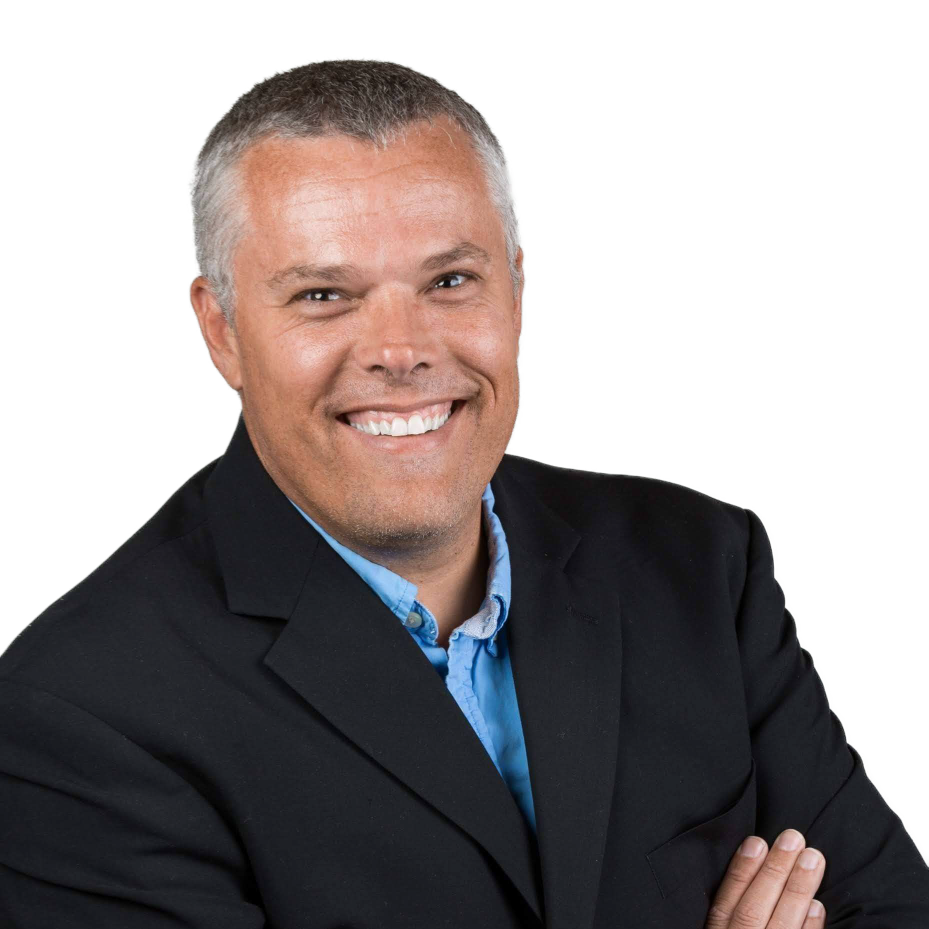
#> input picture tools/adam-heunis-profile-photo_no-bg.png, 1857 x 1857 px, found by its file name (shown at 1/2 size)
$ python build-portrait.py
#> lines starting #> are read from the running program, lines starting #| are printed output that depends on the picture
"""Build the hero portrait used on the home page.

Source is a cut-out headshot with a hand-cleaned alpha channel, kept in this
directory rather than images/ because it is a build input and is never served.
This script does not key anything: it takes that matte as given and only does
the design treatment.

  1. tone to the brand palette - luminance from the photograph, hue and
     saturation from --accent, which is what `mix-blend-mode: color` does;
  2. lift the black point, so the near-black suit still reads as a silhouette
     against a near-black page instead of vanishing into it;
  3. dissolve the lower edge, so the figure emerges from the page rather than
     ending on the cut line where the source frame crops the torso;
  4. pad, then resize in premultiplied space so the transparent region cannot
     bleed a halo into the silhouette on downscale.

Run from the repo root:  python tools/build-portrait.py
"""

import colorsys
import os

import numpy as np
from PIL import Image

SRC = "tools/adam-heunis-profile-photo_no-bg.png"
OUT_STEM = "images/adam-heunis-portrait"

ACCENT = (0xC6, 0xA1, 0x5B)   # --accent
TONE_STRENGTH = 0.34          # how far toward the accent hue to carry it
CONTRAST = 1.06
BLACK_LIFT = 0.13             # keeps the black suit visible on a black page

# The source frame crops the torso at the bottom edge and clips the arm at the
# left below y=71%, so the fade has to start above that to hide both cuts.
DISSOLVE_START, DISSOLVE_END = 0.58, 0.93   # fraction of source height

PAD_TOP, PAD_SIDE, PAD_BOTTOM = 0.04, 0.03, 0.0

# The rendered slot is 196 / 290 / 440 CSS px (see .hero-portrait). 384 is
# here so a phone at DPR 1.5-2 has something to pick that is not two thirds
# larger than the box it lands in.
WIDTHS = (384, 512, 640, 960)


def smoothstep(x, lo, hi):
    t = np.clip((x - lo) / (hi - lo), 0.0, 1.0)
    return t * t * (3 - 2 * t)


def toned(rgb):
    """Grey the photograph, then carry it toward the accent hue."""
    lum = rgb @ np.array([0.2126, 0.7152, 0.0722]) / 255.0
    lum = np.clip((lum - 0.5) * CONTRAST + 0.5, 0.0, 1.0)
    lum = BLACK_LIFT + lum * (1.0 - BLACK_LIFT)

    h, _, s = colorsys.rgb_to_hls(*[c / 255.0 for c in ACCENT])
    ramp = np.array([colorsys.hls_to_rgb(h, v, s) for v in np.linspace(0, 1, 256)])
    tinted = ramp[(lum * 255).astype(np.uint8)]

    grey = np.repeat(lum[:, :, None], 3, axis=2)
    return np.clip(grey * (1 - TONE_STRENGTH) + tinted * TONE_STRENGTH, 0, 1) * 255


def dissolve(alpha):
    y = np.arange(alpha.shape[0]) / alpha.shape[0]
    return alpha * (1.0 - smoothstep(y, DISSOLVE_START, DISSOLVE_END))[:, None]


def pad(rgb, alpha):
    h, w = alpha.shape
    top, bottom = int(h * PAD_TOP), int(h * PAD_BOTTOM)
    side = int(w * PAD_SIDE)
    rgb = np.pad(rgb, ((top, bottom), (side, side), (0, 0)), mode="edge")
    alpha = np.pad(alpha, ((top, bottom), (side, side)), mode="constant")
    return rgb, alpha


def resize_premultiplied(rgb, alpha, width):
    """Resize with alpha premultiplied, so transparent pixels carry no colour."""
    h, w = alpha.shape
    height = round(width * h / w)
    size = (width, height)

    pm = Image.fromarray((rgb * alpha[:, :, None]).astype(np.uint8), "RGB").resize(size, Image.LANCZOS)
    a = Image.fromarray((alpha * 255).astype(np.uint8), "L").resize(size, Image.LANCZOS)

    pm = np.asarray(pm).astype(float)
    an = np.asarray(a).astype(float) / 255.0
    out = np.divide(pm, an[:, :, None], out=np.zeros_like(pm), where=an[:, :, None] > 0.004)
    return Image.fromarray(
        np.dstack([np.clip(out, 0, 255), an * 255]).astype(np.uint8), "RGBA"
    )


def main():
    src = Image.open(SRC).convert("RGBA")
#> src is the input picture: PIL image 1857x1857 RGBA; mean R, G, B, A 122.7, 118.1, 116.3, 141.9
    arr = np.asarray(src).astype(float)
    rgb, alpha = arr[:, :, :3], arr[:, :, 3] / 255.0
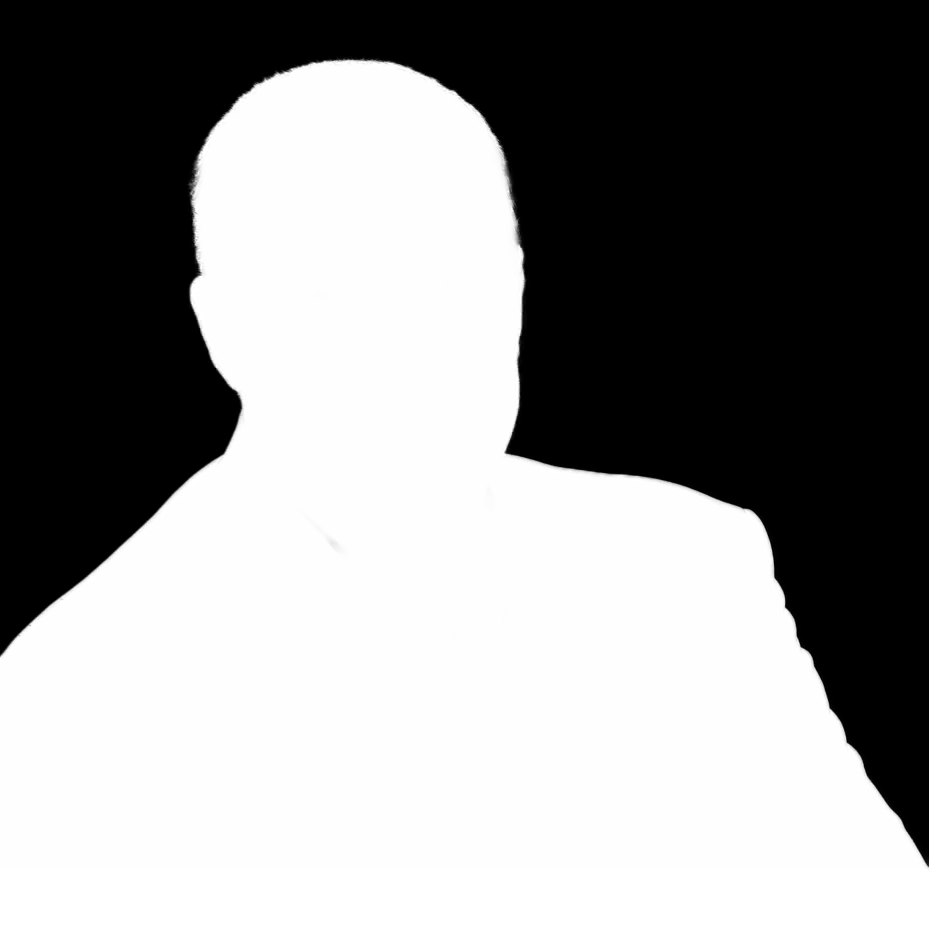
#> alpha: shape (1857, 1857) float64 (shown at 1/2 size); min 0, max 1, mean 0.556

    rgb = toned(rgb)
#> in toned, `lum = rgb @ np.array([0.2126, 0.7152, 0.0722]) / 255.0`:
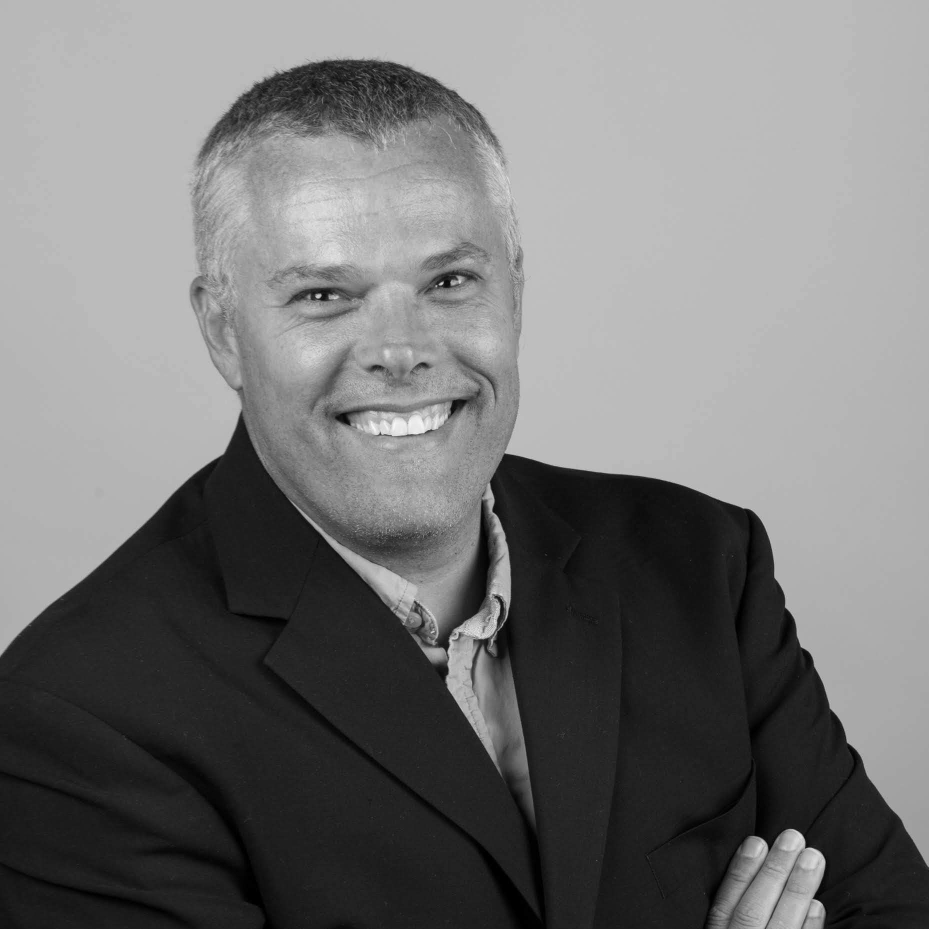
#> lum: shape (1857, 1857) float64 (shown at 1/2 size); min 0, max 0.996, mean 0.466
#> in toned, `tinted = ramp[(lum * 255).astype(np.uint8)]`:
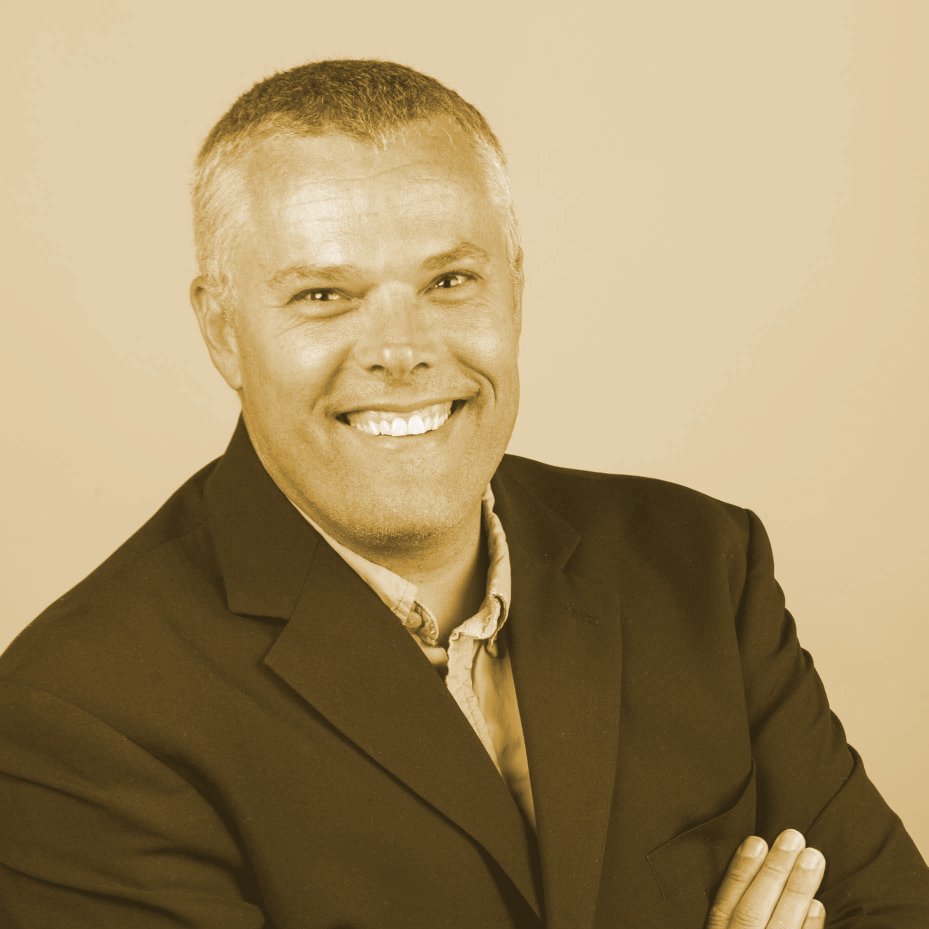
#> tinted: shape (1857, 1857, 3) float64 (shown at 1/2 size); mean of channels 0, 1, 2 0.649, 0.568, 0.414; drawn as R, G, B
    alpha = dissolve(alpha)
    rgb, alpha = pad(rgb, alpha)
#> in pad, `rgb = np.pad(rgb, ((top, bottom), (side, side), (0, 0)), mode="edge")`:
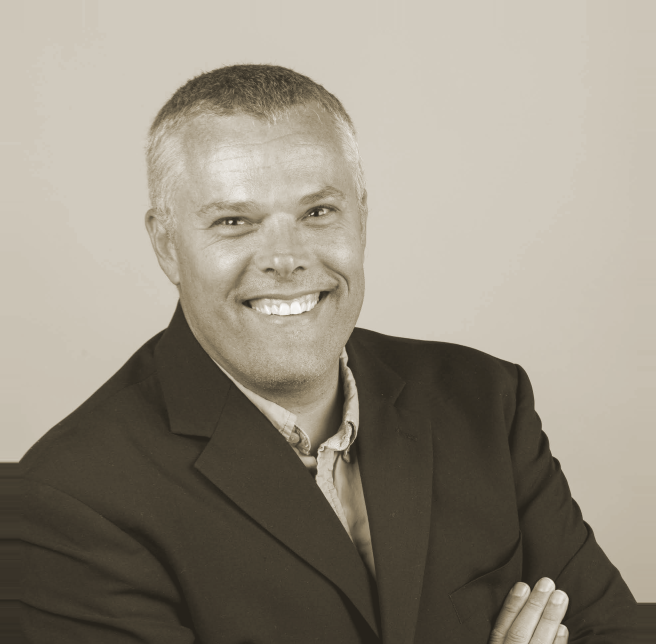
#> rgb: shape (1931, 1967, 3) float64 (shown at 1/3 size); mean of channels 0, 1, 2 150.2, 143.1, 129.8; drawn as R, G, B

    h, w = alpha.shape
#> h = 1931; w = 1967
    print(f"source {src.size} -> canvas {(w, h)}  (aspect {w / h:.4f})")
#| source (1857, 1857) -> canvas (1967, 1931)  (aspect 1.0186)
    for width in WIDTHS:
        out = resize_premultiplied(rgb, alpha, width)
        path = f"{OUT_STEM}-{width}.webp"
        out.save(path, "WEBP", quality=88, method=6)
        print(f"  {path}  {out.size}  {os.path.getsize(path):,} bytes")
#> this loop made 4 passes
#> pass 1, in resize_premultiplied, `pm = Image.fromarray((rgb * alpha[:, :, None]).astype(np.uint8), "RGB"..`:
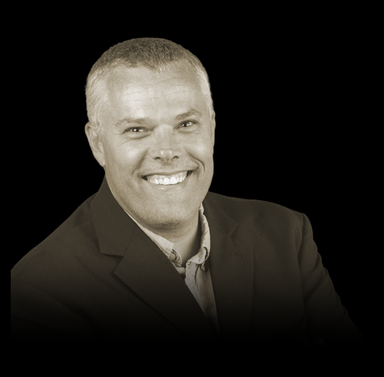
#> pm: PIL image 384x377 RGB; mean R, G, B 35, 32.6, 28.2
#> pass 1, in resize_premultiplied, `a = Image.fromarray((alpha * 255).astype(np.uint8), "L").resize(size, ..`:
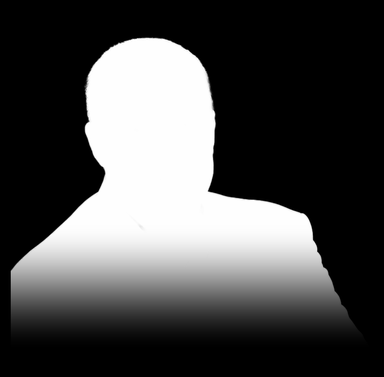
#> a: PIL image 384x377 L; min 0, max 255, mean 74.9
#> after the loop:
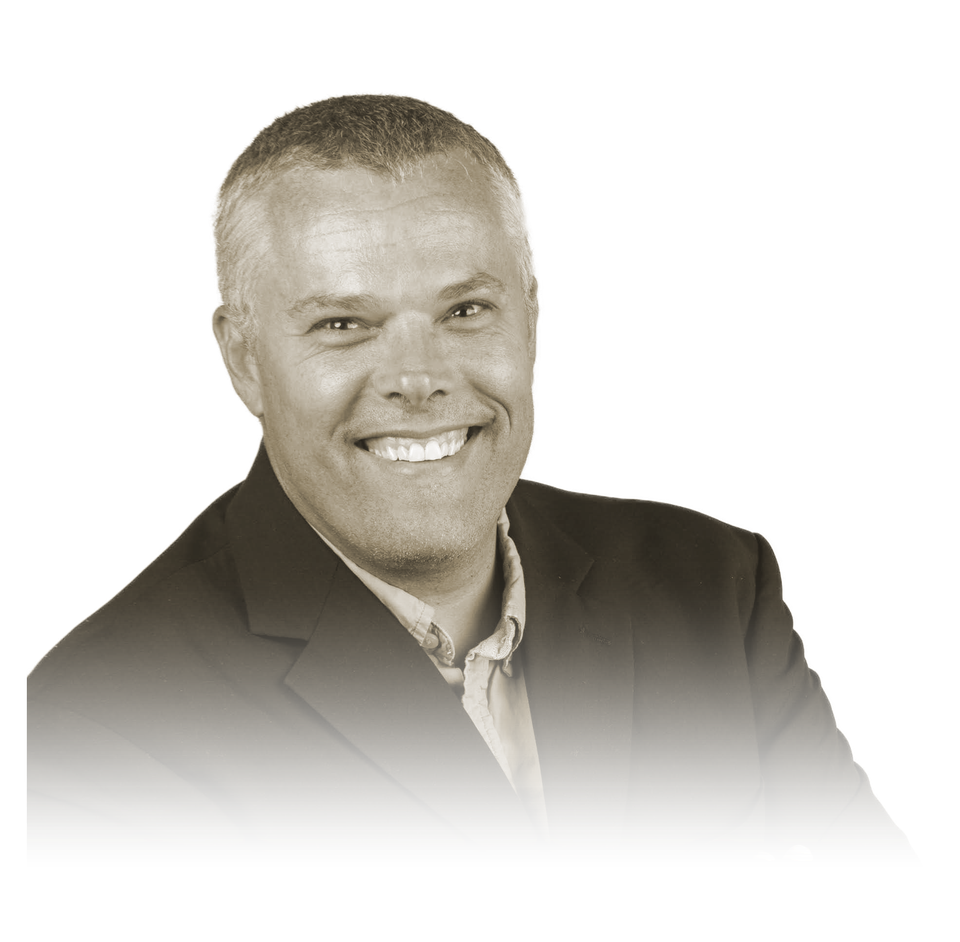
#> out: PIL image 960x942 RGBA; mean R, G, B, A 44, 40.7, 34.5, 74.9; transparent parts drawn white


if __name__ == "__main__":
    main()
